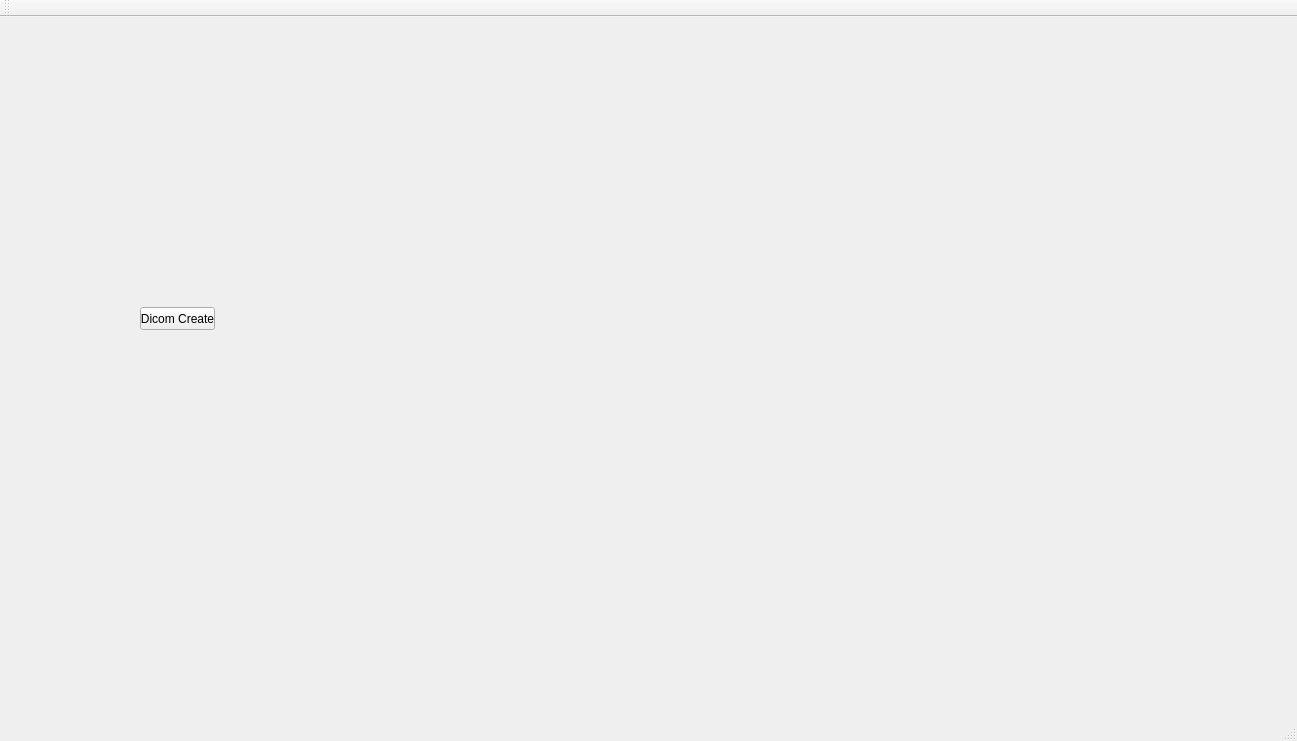
<?xml version="1.0" encoding="UTF-8"?>
<ui version="4.0">
 <class>MainWindow</class>
 <widget class="QMainWindow" name="MainWindow">
  <property name="geometry">
   <rect>
    <x>0</x>
    <y>0</y>
    <width>1297</width>
    <height>741</height>
   </rect>
  </property>
  <property name="windowTitle">
   <string>MainWindow</string>
  </property>
  <widget class="QWidget" name="centralWidget">
   <widget class="QPushButton" name="pushButton">
    <property name="geometry">
     <rect>
      <x>140</x>
      <y>290</y>
      <width>75</width>
      <height>23</height>
     </rect>
    </property>
    <property name="text">
     <string>Dicom Create</string>
    </property>
   </widget>
  </widget>
  <widget class="QMenuBar" name="menuBar">
   <property name="geometry">
    <rect>
     <x>0</x>
     <y>0</y>
     <width>1297</width>
     <height>21</height>
    </rect>
   </property>
  </widget>
  <widget class="QToolBar" name="mainToolBar">
   <attribute name="toolBarArea">
    <enum>TopToolBarArea</enum>
   </attribute>
   <attribute name="toolBarBreak">
    <bool>false</bool>
   </attribute>
  </widget>
  <widget class="QStatusBar" name="statusBar"/>
 </widget>
 <layoutdefault spacing="6" margin="11"/>
 <resources/>
 <connections/>
</ui>
